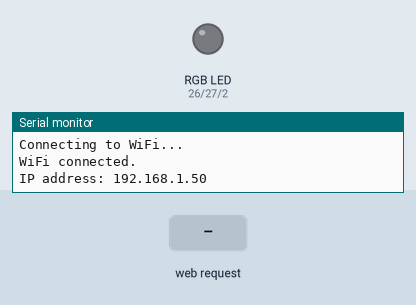
The sketch below on a simulated ESP32. Parts: an RGB LED mixed from three pins (HIGH = lit), the last lines printed to the serial monitor. The test bench sets the inputs (shaded band). WiFi joins after 1.5 s; servers stay silent unless stated.

Above: at 3.2 s.
3.3 s: HTTP request GET /LED=RED received
At 4.5 s:
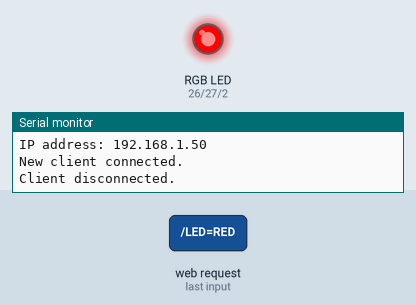
4.8 s: HTTP request GET /LED=GREEN received
At 5.8 s:
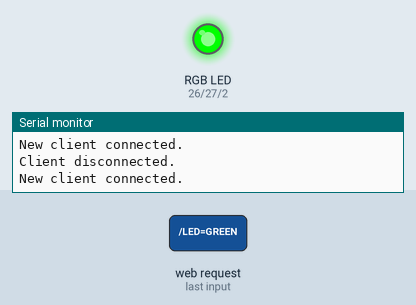
6.3 s: HTTP request GET /LED=BLUE received
At 6.9 s:
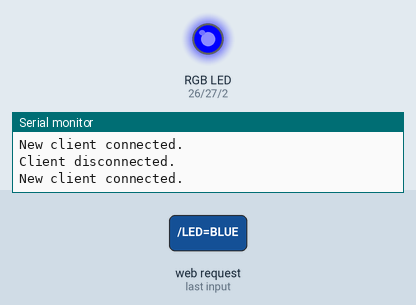
Timing chart, 0 to 9.3 s (numbered marks = the images above; inputs shaded):
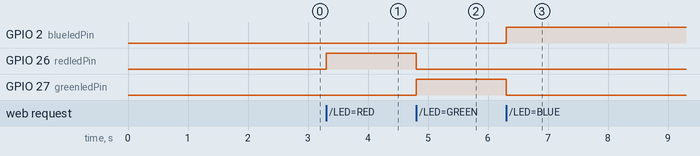

Measured:
- after the input at 3.3 s, GPIO 26 (redledPin): LOW → HIGH at once
- after the input at 4.8 s, GPIO 26 (redledPin): HIGH → LOW at once; GPIO 27 (greenledPin): LOW → HIGH at once
- after the input at 6.3 s, GPIO 2 (blueledPin): LOW → HIGH at once; GPIO 27 (greenledPin): HIGH → LOW at once

The sketch:

ultra_sonic_42.ino
```cpp
#include <WiFi.h>

const char* ssid = "Modin-Students";
const char* password = "";
WiFiServer server(80);
int blueledPin = 2; // Pin connected to the blue channel of the RGB LED
int redledPin = 26; // Pin connected to the red channel of the RGB LED
int greenledPin = 27; // Pin connected to the green channel of the RGB LED
void setup()
{
Serial.begin(115200);
Serial.println("Adafruit AHT10/AHT20 demo!");
pinMode(blueledPin, OUTPUT);
pinMode(redledPin, OUTPUT);
pinMode(greenledPin, OUTPUT);
// Connect to Wi-Fi
WiFi.begin(ssid, password);
while (WiFi.status() != WL_CONNECTED)
{
delay(1000);
Serial.println("Connecting to WiFi...");
}
// Print Wi-Fi connection details
Serial.println("");
Serial.println("WiFi connected.");
Serial.print("IP address: ");
Serial.println(WiFi.localIP());
// Start the server
server.begin();
}

void loop() {

WiFiClient client = server.available();

if (client) {

Serial.println("New client connected.");

// Read the request

String request = client.readStringUntil('\r');

// Handle the request

if (request.indexOf("/LED=RED") != -1) {

digitalWrite(redledPin, HIGH);

digitalWrite(greenledPin, LOW);

digitalWrite(blueledPin, LOW);

sendResponse(client);

delay(1000);//Delay to allow time for the browser to display the response

}

else if (request.indexOf("/LED=GREEN") != -1) {

digitalWrite(redledPin, LOW);

digitalWrite(greenledPin, HIGH);

digitalWrite(blueledPin, LOW);

sendResponse(client);

delay(1000);// Delay to allow time for the browser to display the response

}

else if (request.indexOf("/LED=BLUE") != -1) {

digitalWrite(redledPin, LOW);

digitalWrite(greenledPin, LOW);

digitalWrite(blueledPin, HIGH);

sendResponse(client);

delay(1000);

}

Serial.println("Client disconnected.");

delay(10);

client.stop(); // Close the client connection after a delay

}

}

void sendResponse(WiFiClient client) {

// Send the HTTP response header

// Send the HTML page with buttons

client.println("<!DOCTYPE html>");

client.println("<html>");

client.println("<body>");

client.println("<h1 align=center style=color:#3d5a80; >Nevo and Asaf Projects And Fun</h1>");

client.println("<h2 align=center style=color:#3d5a80; >ESP32 Web Server</h2>");

client.println("<h2 align=center style=color:#3d5a80; >RGB LED - RED/GREEN/BLUE</h2>");

client.println("<p align=center> <button style=background-color:#ee6c4d;width:180px;height:40px onclick=\"location.href='/LED=RED'\">Red</button></p>");

client.println("<p align=center> <button style=background-color:#57cc99;width:180px;height:40px onclick=\"location.href='/LED=GREEN'\">Green</button></p>");

client.println("<p align=center> <button style=background-color:#98c1d9;width:180px;height:40px onclick=\"location.href='/LED=BLUE'\">Blue</button></p>");

client.println("<body style=background-color:#e0fbfc>");

client.println("</body>");

client.println("</html>");

}
```

very_good_meir_didnt_delete_this__shena_israel_.ino
```cpp
#include <Wire.h>
```
